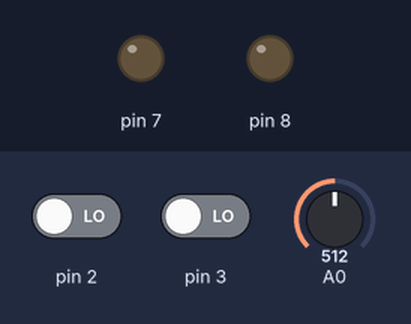
A sketch run on a simulated Arduino Uno, built with avr-gcc and run on an emulated ATmega328P. Parts: output pins drawn as LEDs (lit = HIGH). The test bench sets the inputs (shaded band); at power-on: pin 2 LOW, pin 3 LOW, A0 = 512.

Above: at 0.1 s.
At 8.1 s:
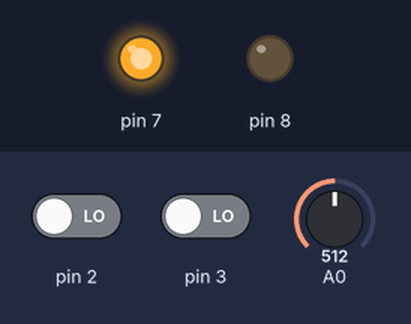
Timing chart, 0 to 9.6 s (numbered marks = the images above):
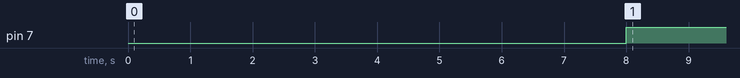

The sketch:

HW11.ino
```cpp
int prevState_B1;
int prevState_B2;

int stepCount;
int correctSequence;
int correct_flag;

int potVal;
int potVal_Dynamic;

void setup()
{
  pinMode(2,INPUT);
  pinMode(3,INPUT);
  pinMode(7,OUTPUT);
  pinMode(8,OUTPUT);

  digitalWrite(7,LOW);
  digitalWrite(8,LOW);

  Serial.begin(9600);

  stepCount = 0;
  correctSequence = 0;

  prevState_B1 = digitalRead(2);
  prevState_B2 = digitalRead(3);
}

void loop()
{
  int currState_B1 = digitalRead(2);
  int currState_B2 = digitalRead(3);
  int potVal_Dynamic = analogRead(A0);

  if(stepCount==0)
  {
    delay(8000);
    potVal = analogRead(A0);

    if(potVal==4095) //step 1
    {
      stepCount++;
      correct_flag = 1;
    }
    else if(potVal<=4090)
    {
      stepCount++;
      correct_flag = 0;
    }
    else if((currState_B1==1 && prevState_B1==0) || (currState_B2==1 && prevState_B2==0))
    {
      stepCount++;
      correct_flag = 0;
    }
  }
  else if(stepCount==1)
  {
    if(currState_B1==1 && prevState_B1==0 && potVal_Dynamic>=4090) //step 2
    {
      stepCount++;
      if(correct_flag==1) //checking whether sequence is correct till now
      {
        correct_flag = 1;
      }
    }
    else if(currState_B2==1 && prevState_B2==0)
    {
      stepCount++;
      correct_flag = 0;
    }
    else if(potVal_Dynamic<4090)
    {
      stepCount++;
      correct_flag = 0;
    }
  }
  else if(stepCount==2)
  {
    if(currState_B2==1 && prevState_B2==0 && potVal_Dynamic>=4090) //step 3
    {
      stepCount++;
      if(correct_flag==1) //checking whether sequence is correct till now
      {
        correct_flag = 1;
      }
    }
    else if(currState_B1==1 && prevState_B1==0)
    {
      //increase step but reset the sequence
      stepCount++;
      correct_flag = 0;
    }
    else if(potVal_Dynamic<4090)
    {
      stepCount++;
      correct_flag = 0;
    }
  }
  else if(stepCount==3)
  {
    if((currState_B2==1 && prevState_B2==0 && potVal_Dynamic>=4090)) //step 4
    {
      stepCount++;
      if(correct_flag==1) //checking whether sequence is correct till now
      {
        correct_flag = 1;
      }
    }
    else if(currState_B1==1 && prevState_B1==0)
    {
      //increase step but reset the sequence
      stepCount++;
      correct_flag = 0;
    }
    else if(potVal_Dynamic<4090)
    {
      stepCount++;
      correct_flag = 0;
    }
  }
  else if(stepCount==4)
  {
    if((currState_B1==1 && prevState_B1==0 && potVal_Dynamic>=4090)) //step 5
    {
      stepCount++;
      if(correct_flag==1) //checking whether sequence is correct till now
      {
        correct_flag = 1;
      }
    }
    else if(currState_B2==1 && prevState_B2==0)
    {
      //increase step but reset the sequence
      stepCount++;
      correct_flag = 0;
    }
    else if(potVal_Dynamic<4090)
    {
      stepCount++;
      correct_flag = 0;
    }
  }

  prevState_B1 = currState_B1;
  prevState_B2 = currState_B2;

  //lighting up LED based on sequence status
  if(stepCount==5)
  {
    if(correct_flag==1)
    {
      digitalWrite(7,LOW); //red LED
      digitalWrite(8,HIGH); //green LED
    }
    else if(correct_flag==0)
    {
      digitalWrite(7,HIGH); //red LED
      digitalWrite(8,LOW); //green LED
    }
  }
}
```

Measured:
- by itself, pin 7: LOW → HIGH at 8.0 s
